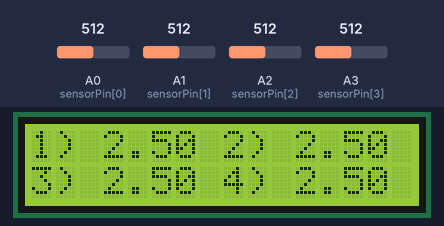
The sketch below on a simulated Arduino Uno, built with avr-gcc and run on an emulated ATmega328P. On the bench: 16×2 character LCD. The test bench sets the inputs (shaded band); at power-on: A0 (sensorPin[0]) = 512, A1 (sensorPin[1]) = 512, A2 (sensorPin[2]) = 512, A3 (sensorPin[3]) = 512. What the sketch prints to the serial monitor is not drawn.

Above: at 3.2 s.
3.3 s: A0 (sensorPin[0]) set to 716
At 4.8 s:
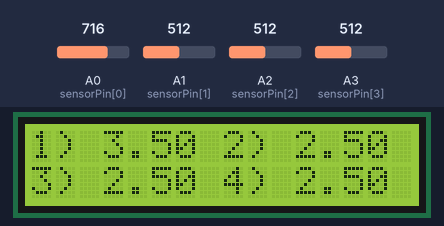
5.5 s: A1 (sensorPin[1]) set to 716
At 6.9 s:
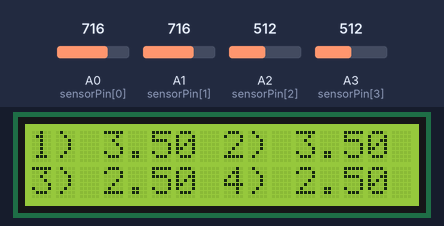
7.6 s: A2 (sensorPin[2]) set to 716
At 9.1 s:
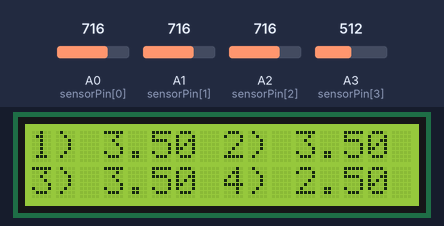
9.6 s: A3 (sensorPin[3]) set to 716
At 11.3 s:
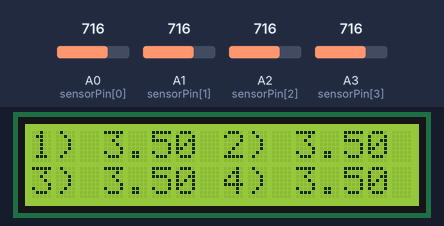
11.6 s: A0 (sensorPin[0]) set to 992
At 13.3 s:
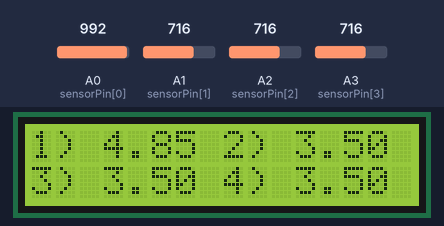
13.6 s: A1 (sensorPin[1]) set to 992
At 15.5 s:
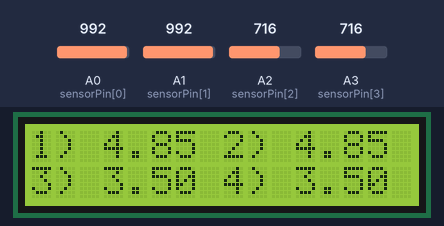
Timing chart, 0 to 16.6 s (numbered marks = the images above; inputs shaded):
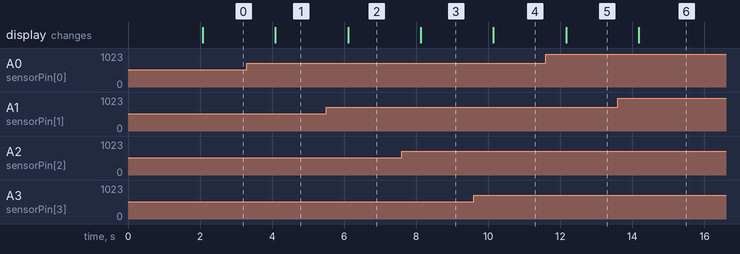

Measured:
- after the input at 3.3 s, the display: changes after 0.79 s (image 1)
- after the input at 5.5 s, the display: changes after 0.61 s (image 2)
- after the input at 7.6 s, the display: changes after 0.53 s (image 3)
- after the input at 9.6 s, the display: changes after 0.55 s (image 4)
- after the input at 11.6 s, the display: changes after 0.56 s (image 5)
- after the input at 13.6 s, the display: changes after 0.58 s (image 6)

The sketch:

voltmeter_arduino.ino
```cpp
// Initialize LCD screen
#include <LiquidCrystal.h>
LiquidCrystal LCD(7, 8, 9, 10, 11, 12);

// Set analog input pins
int sensorPin[4] = {
  A0,
  A1,
  A2,
  A3
};

// Raw data read by pins
int sensorRaw[4] = {
  0,
  0,
  0,
  0
};

// Converted voltage read from pins
float sensorValue[4] = {
  0,
  0,
  0,
  0
};

// Output string for LCD screen
char output[8] = {
  '0',
  ')',
  ' ',
  'X',
  '.',
  'X',
  'X',
  ' '
};

// Voltage values as output string for Serial Monitor
char valstr[4];

// Update interval in seconds
int updateTime = 1;

void setup() {
  // Initialize Serial Monitor at 9600 Baud
  Serial.begin(9600);

  // Initialize LCD screen and display start message
  LCD.begin(16,2);
  LCD.print("INIT MEASUREMENT");
  LCD.setCursor(0,1);
  LCD.print("UPDATE EVERY X S");
  LCD.setCursor(13,1);
  LCD.print(updateTime);

  // Wait 2 seconds before measurements start
  delay(2000);
}

void loop() {
  // Read input pins one after another
  for (int i = 0; i < 4; i++){
    // Read raw data and convert to Volt
    sensorRaw[i] = analogRead(sensorPin[i]);
    sensorValue[i] = sensorRaw[i] / 1023.0 * 5;

    // Print raw and converted data to Serial Monitor
    Serial.print(i+1);
    Serial.print(": ");
    Serial.print(sensorRaw[i]);
    Serial.print("/");
    Serial.print(sensorValue[i]);
    Serial.print(", ");

    // Set position on LCD screen and display voltage
    LCD.setCursor((i%2)*8,(i/2));
    dtostrf(sensorValue[i],4,2,valstr);
    output[0] = (i+1) + '0';
    for (int j = 0; j < 4; j++){
      output[3+j] = valstr[j];
    }
    LCD.print(output);
  }

  // End line on serial Monitor and wait for next measurement
  Serial.println("");
  delay(updateTime*1000);
}
```
